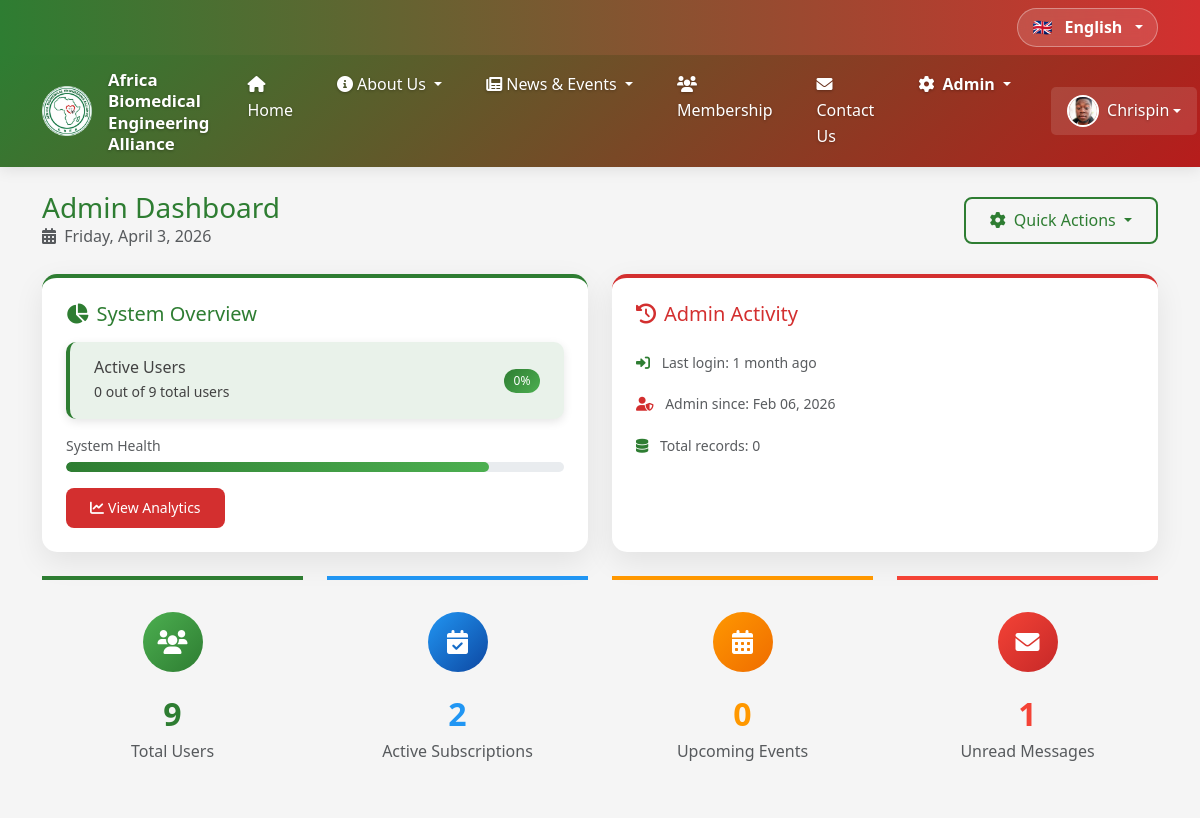
The page /admin-dashboard/ (signed in, upper part) on the database as committed earlier.
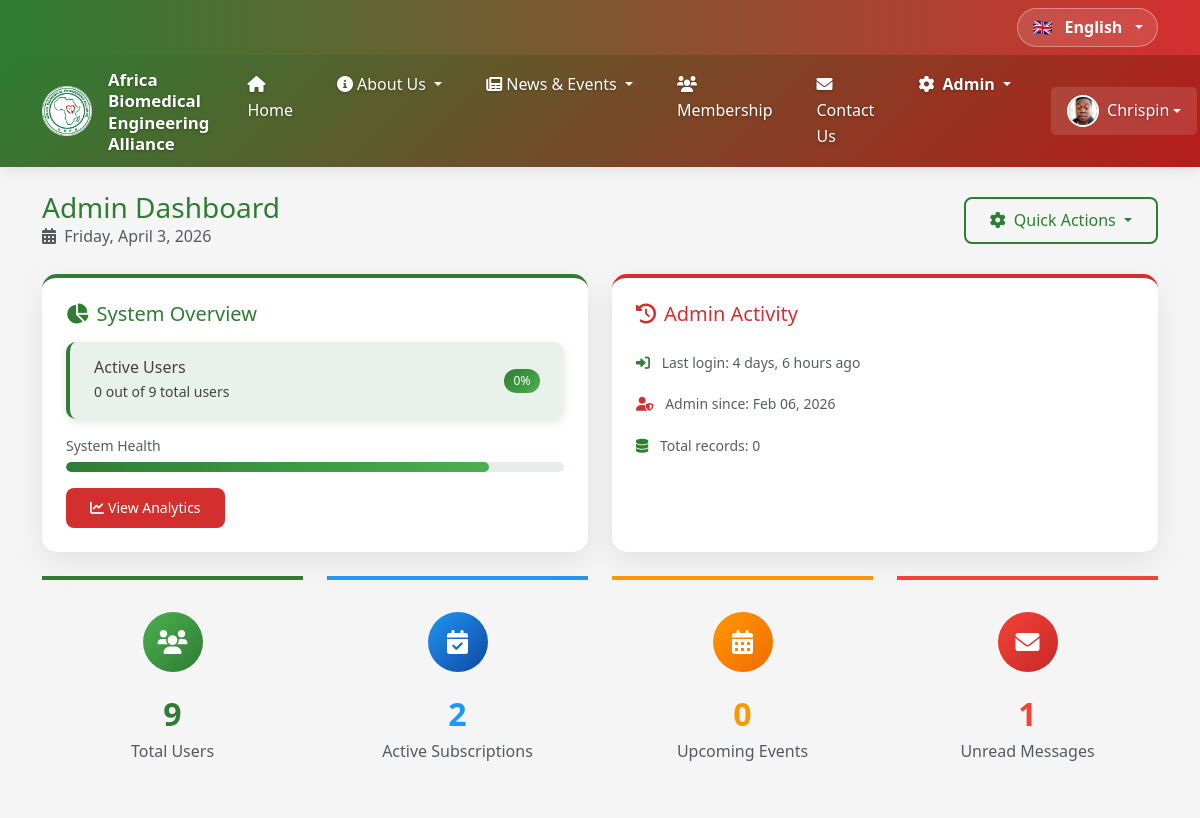
The same page on the database as committed later.
### accounts_app/models.py (models this page shows, shortened)
class CustomUser(AbstractUser):
    SOCIAL_FIELDS = ('facebook_url', 'linkedin_url', 'x_url')
    email = models.EmailField(
        _('email address'),
        unique=True,
        blank=False,
        null=False,
        error_messages={
            'unique': _("A user with that email already exists."),
        }
    )
    username = models.CharField(
        _('username'),
        max_length=150,
        blank=True,  # Make it optional since we use email
        null=True,
        unique=False,
        help_text=_('Required. 150 characters or fewer. Letters, digits and @/./+/-/_ only.'),
    )
    title = models.CharField(_('Title'), max_length=10, blank=True,
                             choices=[('Dr.', 'Dr.'), ('Prof.', 'Prof.'), ('Eng.', 'Eng.'), ('Mr.', 'Mr.'), ('Ms.', 'Ms.')])
    phone = models.CharField(_('Phone Number'), max_length=20, blank=True)
    professional_id = models.CharField(_('Professional ID'), max_length=50, blank=True)
    specialization = models.CharField(_('Specialization'), max_length=100, blank=True)
    institution = models.CharField(_('Institution/Organization'), max_length=200, blank=True)
    position = models.CharField(_('Position'), max_length=100, blank=True)
    country = models.CharField(_('Country'), max_length=100, blank=True)
    city = models.CharField(_('City'), max_length=100, blank=True)
    address = models.TextField(_('Address'), blank=True)
    profile_picture = models.ImageField(_('Profile Picture'), upload_to='profile_pics/', blank=True)
    bio = models.TextField(_('Biography'), blank=True)
    facebook_url = models.URLField(_('Facebook URL'), blank=True, null=True)
    linkedin_url = models.URLField(_('LinkedIn URL'), blank=True, null=True)
    x_url = models.URLField(_('X URL'), blank=True, null=True)
    membership_type = models.CharField(_('Membership Type'), max_length=50, blank=True,
                                       choices=[('FULL', 'Full Member'), ('AFFILIATE', 'Affiliate Member'),
                                                ('ASSOCIATE', 'Associate Member'), ('HONORARY', 'Honorary Member')])
    membership_status = models.CharField(_('Membership Status'), max_length=20, default='PENDING', blank=True,
                                         choices=[('ACTIVE', 'Active'), ('PENDING', 'Pending'),
                                                  ('EXPIRED', 'Expired'), ('SUSPENDED', 'Suspended')])
    membership_date = models.DateField(_('Membership Date'), null=True, blank=True)
    membership_expiry = models.DateField(_('Membership Expiry'), null=True, blank=True)
    payment_method = models.CharField(_('Preferred Payment Method'), max_length=50, blank=True)
    language = models.CharField(_('Preferred Language'), max_length=10, default='en', blank=True, choices=[('en', 'English'), ('fr', 'French')])
    is_verified = models.BooleanField(_('Verified'), default=False)
    verification_date = models.DateTimeField(_('Verification Date'), null=True, blank=True)
    created_at = models.DateTimeField(auto_now_add=True)
    updated_at = models.DateTimeField(auto_now=True)
    USERNAME_FIELD = 'email'
    REQUIRED_FIELDS = []  # No required fields for createsuperuser command
    class Meta:
        verbose_name = _('User')
        verbose_name_plural = _('Users')

### abea_app/views.py (the view)
# urls.py: path('admin-dashboard/', views.admin_dashboard_view, name='admin_dashboard'),
@login_required
def admin_dashboard_view(request):
    if not request.user.is_superuser and not request.user.is_staff:
        messages.error(request, _('You do not have permission to access this page.'))
        return redirect('dashboard')
    stats = {
        'total_users': User.objects.count(),
        'active_subscriptions': Subscription.objects.filter(is_active=True).count(),
        'total_events': Event.objects.count(),
        'upcoming_events': Event.objects.filter(start_date__gte=timezone.now()).count(),
        'total_news': News.objects.count(),
        'unread_messages': ContactMessage.objects.filter(is_read=False).count(),
        'total_partners': Partner.objects.filter(partnership_active=True).count(),
    }
    recent_users = User.objects.all().order_by('-date_joined')[:5]
    recent_subscriptions = Subscription.objects.all().order_by('-created_at')[:5]
    recent_messages = ContactMessage.objects.all().order_by('-created_at')[:5]
    context = {
        'stats': stats,
        'recent_users': recent_users,
        'recent_subscriptions': recent_subscriptions,
        'recent_messages': recent_messages,
    }
    return render(request, 'abea_app/admin/dashboard.html', context)

### ABEA_Project/context_processors.py (called while the page is built)
def language_switcher_context(request):
    current_language = get_language() or settings.LANGUAGE_CODE
    languages = []
    for code, _name in settings.LANGUAGES:
        meta = LANGUAGE_META.get(code, {
            "code": code,
            "name": code.upper(),
            "native_name": code.upper(),
            "flag": "🌍",
        })
        languages.append(meta)
    current_language_meta = LANGUAGE_META.get(current_language, {
        "code": current_language,
        "name": current_language.upper(),
        "native_name": current_language.upper(),
        "flag": "🌍",
    })
    return {
        "language_switcher_languages": languages,
        "current_language_meta": current_language_meta,
    }

### templates/abea_app/admin/dashboard.html (shortened to what the changed rows need)
{% extends 'base.html' %}
{% load static %}
{% load i18n %}
{% block content %}
<div class="container-fluid py-4">
    <div class="container">
        <div class="row mb-4">
            <div class="col">
                <div class="d-flex justify-content-between align-items-center">
                    <div>
                        <h1 class="h3 mb-0" style="color: var(--primary-green);">
                            {% trans "Admin Dashboard" %}
                        </h1>
                    </div>
                </div>
            </div>
        </div>
        <div class="row mb-4">
            <div class="col-md-12">
                <div class="row g-4">
                    <div class="col-md-6">
                        <div class="dashboard-card" style="border-top-color: var(--accent-red);">
                            <ul class="list-group list-group-flush">
                                <li class="list-group-item px-0 border-0">
                                    <small class="text-muted">
                                        <i class="fas fa-sign-in-alt me-2" style="color: var(--primary-green);"></i>
                                        {% trans "Last login" %}: {% if request.user.last_login %}{{ request.user.last_login|timesince }} {% trans "ago" %}{% else %}{% trans "Never" %}{% endif %}
                                    </small>
                                </li>
                                <li class="list-group-item px-0 border-0">
                                    <small class="text-muted">
                                        <i class="fas fa-user-shield me-2" style="color: var(--accent-red);"></i>
                                        {% trans "Admin since" %}: {{ request.user.date_joined|date:"M d, Y" }}
                                    </small>
                                </li>
                            </ul>
                        </div>
                    </div>
                </div>
            </div>
        </div>
    </div>
</div>
{% endblock %}

### templates/base.html (shortened to what the changed rows need)
{% load static %}
{% load i18n %}
{% load language_tags %}
<!DOCTYPE html>
<html lang="{{ request.LANGUAGE_CODE|default:'en' }}">
<head>
    <link href="https://cdn.jsdelivr.net/npm/bootstrap@5.3.0-alpha1/dist/css/bootstrap.min.css" rel="stylesheet">
    <link rel="stylesheet" href="https://cdnjs.cloudflare.com/ajax/libs/font-awesome/6.0.0/css/all.min.css">
    <link rel="stylesheet" href="https://cdnjs.cloudflare.com/ajax/libs/OwlCarousel2/2.3.4/assets/owl.carousel.min.css">
    <link rel="stylesheet" href="https://cdnjs.cloudflare.com/ajax/libs/OwlCarousel2/2.3.4/assets/owl.theme.default.min.css">
    <link rel="stylesheet" href="{% static 'css/style.css' %}">
</head>
<body>
    <nav class="navbar navbar-expand-lg navbar-dark sticky-top">
        <div class="container">
                {% static 'img/logo.png' as site_logo %}
            <div class="collapse navbar-collapse" id="navbarNav">
                <ul class="navbar-nav ms-lg-3 user-mobile-wrapper">
                    {% if user.is_authenticated %}
                    <li class="nav-item dropdown">
                        <a class="nav-link dropdown-toggle d-flex align-items-center user-dropdown-toggle" href="#" role="button" data-bs-toggle="dropdown" aria-expanded="false">
                            {% if user.profile_picture %}
                                <img src="{{ user.profile_picture.url }}" alt="{{ user.get_full_name|default:user.email }}" class="rounded-circle me-2" style="width: 32px; height: 32px; object-fit: cover; border: 2px solid white;">
                            {% else %}
                                <div class="rounded-circle d-flex align-items-center justify-content-center me-2" style="width: 32px; height: 32px; background: rgba(255,255,255,0.2);">
                                    <i class="fas fa-user text-white"></i>
                                </div>
                            {% endif %}
                            <span class="user-name">{{ user.get_short_name|default:user.email }}</span>
                        </a>
                    </li>
                    {% endif %}
                </ul>
            </div>
        </div>
    </nav>
    <main>
        {% block content %}{% endblock %}
    </main>
</body>
</html>

Rows that differ between the two databases and show on the page:
changed CustomUser "Chrispin": user.last_login "1 month" → "4 days, 6 hours"
